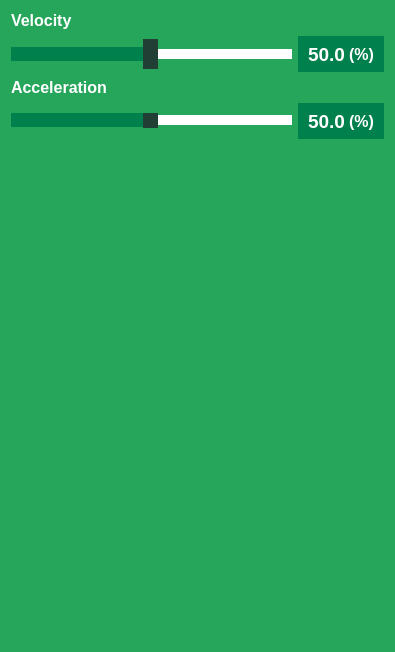
<?xml version="1.0" encoding="UTF-8"?>
<ui version="4.0">
 <class>ActionWaypointUI</class>
 <widget class="QWidget" name="ActionWaypointUI">
  <property name="geometry">
   <rect>
    <x>0</x>
    <y>0</y>
    <width>395</width>
    <height>652</height>
   </rect>
  </property>
  <property name="minimumSize">
   <size>
    <width>0</width>
    <height>0</height>
   </size>
  </property>
  <property name="maximumSize">
   <size>
    <width>16777215</width>
    <height>16777215</height>
   </size>
  </property>
  <property name="windowTitle">
   <string>Form</string>
  </property>
  <property name="styleSheet">
   <string notr="true">background-color:#26A65B ; color:#ffffff</string>
  </property>
  <layout class="QVBoxLayout" name="verticalLayout">
   <item>
    <widget class="QLabel" name="label_2">
     <property name="font">
      <font>
       <pointsize>12</pointsize>
       <weight>75</weight>
       <bold>true</bold>
      </font>
     </property>
     <property name="text">
      <string>Velocity</string>
     </property>
    </widget>
   </item>
   <item>
    <layout class="QHBoxLayout" name="horizontalLayout">
     <property name="spacing">
      <number>0</number>
     </property>
     <item>
      <widget class="QSlider" name="vel_slider">
       <property name="minimumSize">
        <size>
         <width>0</width>
         <height>36</height>
        </size>
       </property>
       <property name="styleSheet">
        <string notr="true"> QSlider::groove:horizontal {
     height: 10px; 
     background-color:#ffffff;
     margin: 2px 0; }

 QSlider::handle:horizontal {
     background-color:#223F35;
     width: 15px;
     height:48px;
     margin: -10px 0; }

QSlider::sub-page:horizontal {
     background-color:#00804C;
 }</string>
       </property>
       <property name="minimum">
        <number>1</number>
       </property>
       <property name="maximum">
        <number>100</number>
       </property>
       <property name="singleStep">
        <number>1</number>
       </property>
       <property name="pageStep">
        <number>1</number>
       </property>
       <property name="value">
        <number>50</number>
       </property>
       <property name="sliderPosition">
        <number>50</number>
       </property>
       <property name="orientation">
        <enum>Qt::Horizontal</enum>
       </property>
       <property name="invertedAppearance">
        <bool>false</bool>
       </property>
       <property name="invertedControls">
        <bool>false</bool>
       </property>
       <property name="tickPosition">
        <enum>QSlider::NoTicks</enum>
       </property>
       <property name="tickInterval">
        <number>10</number>
       </property>
      </widget>
     </item>
     <item>
      <spacer name="horizontalSpacer">
       <property name="orientation">
        <enum>Qt::Horizontal</enum>
       </property>
       <property name="sizeType">
        <enum>QSizePolicy::Fixed</enum>
       </property>
       <property name="sizeHint" stdset="0">
        <size>
         <width>6</width>
         <height>0</height>
        </size>
       </property>
      </spacer>
     </item>
     <item>
      <widget class="QLineEdit" name="vel_field">
       <property name="minimumSize">
        <size>
         <width>50</width>
         <height>36</height>
        </size>
       </property>
       <property name="maximumSize">
        <size>
         <width>51</width>
         <height>16777215</height>
        </size>
       </property>
       <property name="font">
        <font>
         <pointsize>14</pointsize>
         <weight>75</weight>
         <bold>true</bold>
        </font>
       </property>
       <property name="styleSheet">
        <string notr="true">background-color:#00804C ; color:#ffffff;border:none</string>
       </property>
       <property name="text">
        <string>50.0</string>
       </property>
       <property name="alignment">
        <set>Qt::AlignRight|Qt::AlignTrailing|Qt::AlignVCenter</set>
       </property>
      </widget>
     </item>
     <item>
      <widget class="QLabel" name="label">
       <property name="minimumSize">
        <size>
         <width>35</width>
         <height>0</height>
        </size>
       </property>
       <property name="font">
        <font>
         <pointsize>12</pointsize>
         <weight>75</weight>
         <bold>true</bold>
        </font>
       </property>
       <property name="styleSheet">
        <string notr="true">background-color:#00804C ; color:#ffffff;border:none</string>
       </property>
       <property name="text">
        <string>(%)</string>
       </property>
      </widget>
     </item>
    </layout>
   </item>
   <item>
    <widget class="QLabel" name="label_4">
     <property name="font">
      <font>
       <pointsize>12</pointsize>
       <weight>75</weight>
       <bold>true</bold>
      </font>
     </property>
     <property name="text">
      <string>Acceleration</string>
     </property>
    </widget>
   </item>
   <item>
    <layout class="QHBoxLayout" name="horizontalLayout_2">
     <property name="spacing">
      <number>0</number>
     </property>
     <item>
      <widget class="QSlider" name="acc_slider">
       <property name="styleSheet">
        <string notr="true"> QSlider::groove:horizontal {
     height: 10px; 
     background-color:#ffffff;
     margin: 2px 0; }

 QSlider::handle:horizontal {
     background-color:#223F35;
     width: 15px;
     height:48px;
     margin: -10px 0; }

QSlider::sub-page:horizontal {
     background-color:#00804C;
 }</string>
       </property>
       <property name="minimum">
        <number>1</number>
       </property>
       <property name="maximum">
        <number>100</number>
       </property>
       <property name="singleStep">
        <number>1</number>
       </property>
       <property name="pageStep">
        <number>1</number>
       </property>
       <property name="value">
        <number>50</number>
       </property>
       <property name="orientation">
        <enum>Qt::Horizontal</enum>
       </property>
       <property name="tickPosition">
        <enum>QSlider::NoTicks</enum>
       </property>
       <property name="tickInterval">
        <number>10</number>
       </property>
      </widget>
     </item>
     <item>
      <spacer name="horizontalSpacer_2">
       <property name="orientation">
        <enum>Qt::Horizontal</enum>
       </property>
       <property name="sizeType">
        <enum>QSizePolicy::Fixed</enum>
       </property>
       <property name="sizeHint" stdset="0">
        <size>
         <width>6</width>
         <height>0</height>
        </size>
       </property>
      </spacer>
     </item>
     <item>
      <widget class="QLineEdit" name="acc_field">
       <property name="minimumSize">
        <size>
         <width>50</width>
         <height>36</height>
        </size>
       </property>
       <property name="maximumSize">
        <size>
         <width>51</width>
         <height>16777215</height>
        </size>
       </property>
       <property name="font">
        <font>
         <pointsize>14</pointsize>
         <weight>75</weight>
         <bold>true</bold>
        </font>
       </property>
       <property name="styleSheet">
        <string notr="true">background-color:#00804C ; color:#ffffff;border:none</string>
       </property>
       <property name="text">
        <string>50.0</string>
       </property>
       <property name="alignment">
        <set>Qt::AlignRight|Qt::AlignTrailing|Qt::AlignVCenter</set>
       </property>
      </widget>
     </item>
     <item>
      <widget class="QLabel" name="label_3">
       <property name="minimumSize">
        <size>
         <width>35</width>
         <height>0</height>
        </size>
       </property>
       <property name="font">
        <font>
         <pointsize>12</pointsize>
         <weight>75</weight>
         <bold>true</bold>
        </font>
       </property>
       <property name="styleSheet">
        <string notr="true">background-color:#00804C ; color:#ffffff;border:none</string>
       </property>
       <property name="text">
        <string>(%)</string>
       </property>
      </widget>
     </item>
    </layout>
   </item>
   <item>
    <widget class="QLabel" name="empty">
     <property name="sizePolicy">
      <sizepolicy hsizetype="Preferred" vsizetype="Expanding">
       <horstretch>0</horstretch>
       <verstretch>0</verstretch>
      </sizepolicy>
     </property>
     <property name="font">
      <font>
       <pointsize>12</pointsize>
       <weight>75</weight>
       <bold>true</bold>
      </font>
     </property>
     <property name="text">
      <string/>
     </property>
    </widget>
   </item>
  </layout>
 </widget>
 <resources/>
 <connections/>
</ui>
